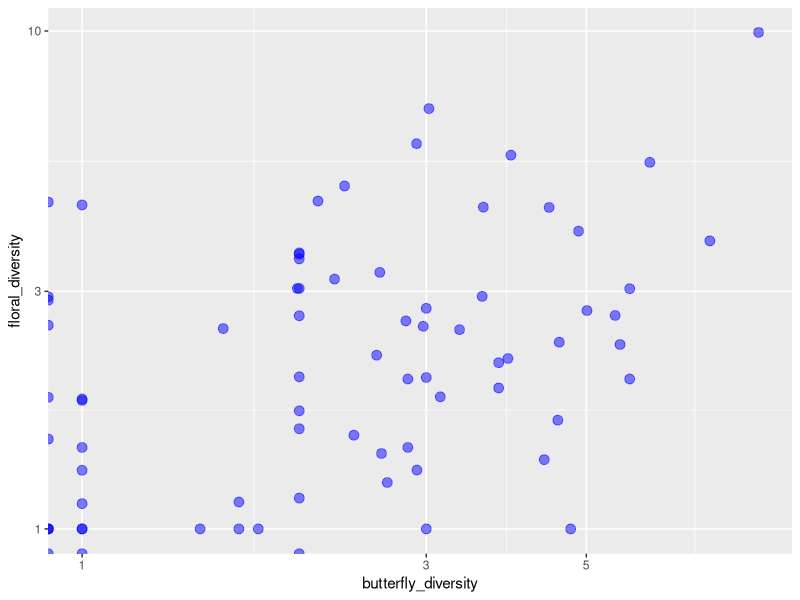
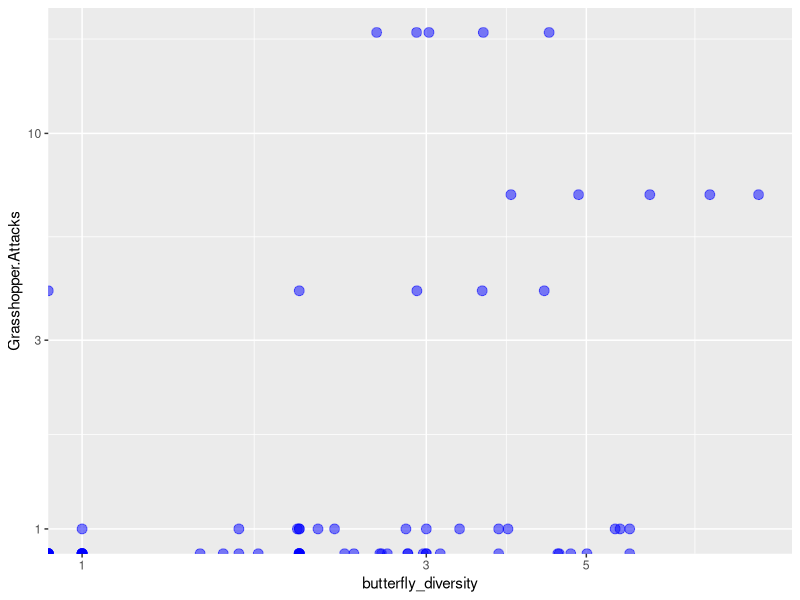
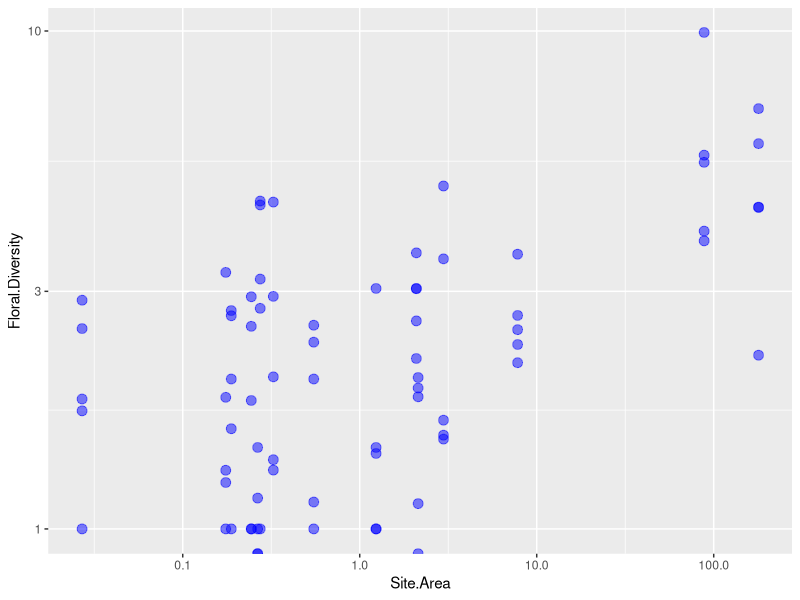
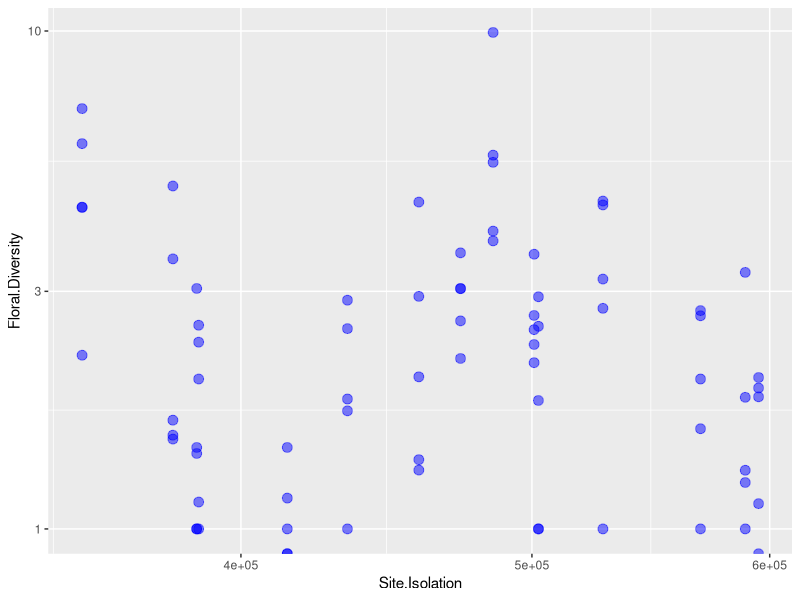
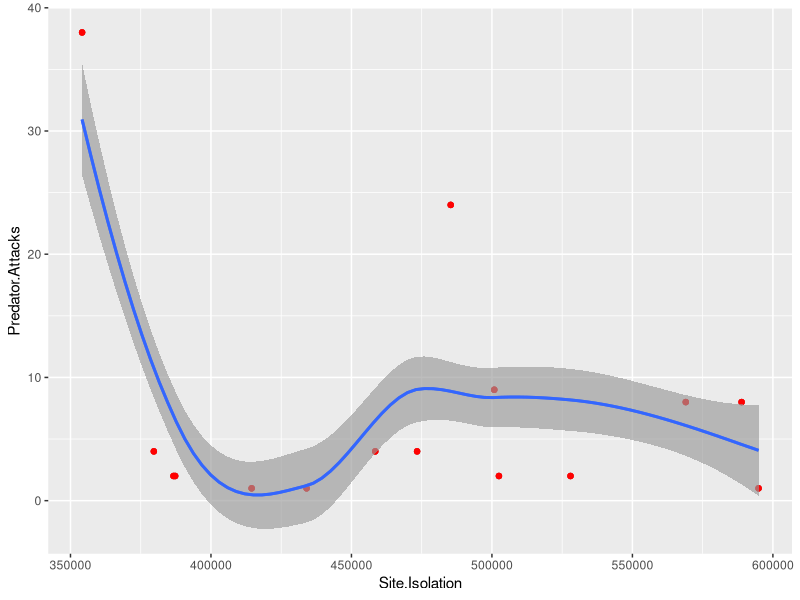
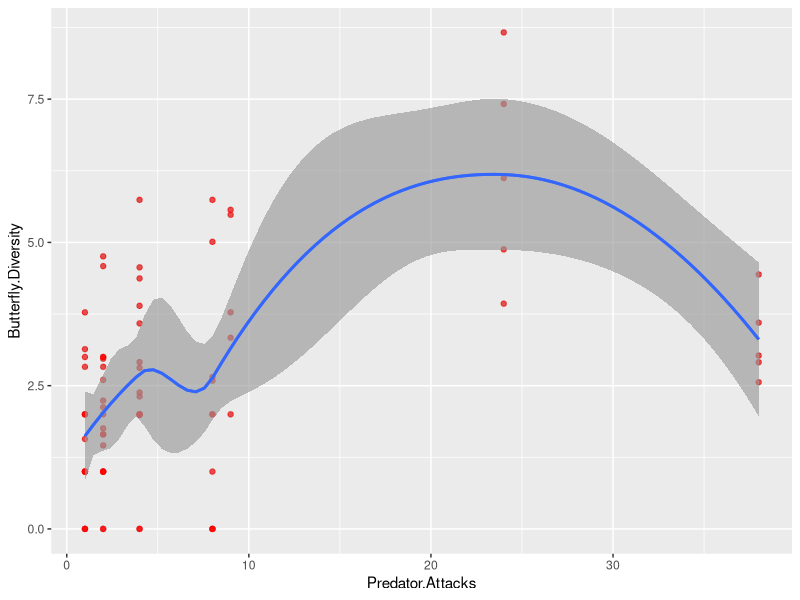
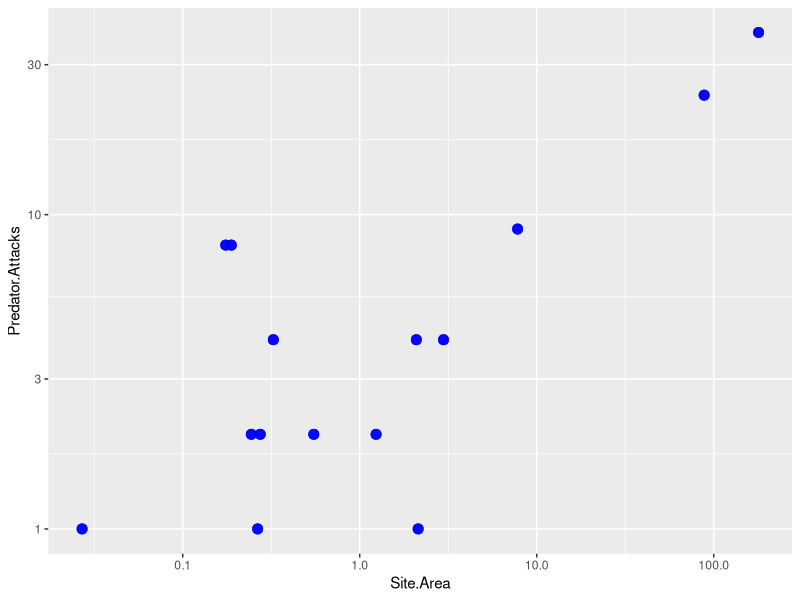
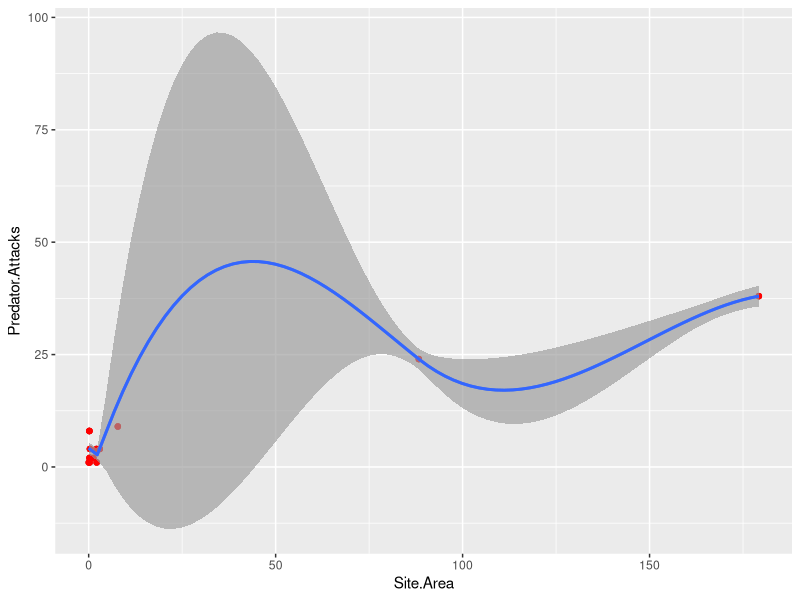

Recreate these plots in R, in order.
## ---- chunk 1
knitr::opts_chunk$set(
  collapse = TRUE,
  comment = "#>"
)
library(dplyr)
## ---- chunk 2
diversity <- read.csv(file = "../data-raw/Dryad_Data.csv")
head(diversity)
## ---- chunk 3
butterfly_diversity <- diversity$Butterfly.Diversity 
floral_diversity <- diversity$Floral.Diversity
butterfly_richness <- diversity$Butterfly.Richness
head(butterfly_diversity)
str(butterfly_diversity)
## ---- chunk 4
cor(diversity$Butterfly.Diversity, diversity$Floral.Diversity) #Positive Correlation
## ---- chunk 5
library(ggplot2)

ggplot(data = diversity, mapping = aes(x = butterfly_diversity, y = floral_diversity)) +
geom_point(size = 3, color = "blue", alpha = 0.5) +
scale_y_log10() +
scale_x_log10()
## ---- chunk 6
cor(diversity$Butterfly.Diversity, diversity$Grasshopper.Attacks) # Low Correlation

## ---- chunk 7
ggplot(data = diversity, mapping = aes(x = butterfly_diversity, y = Grasshopper.Attacks)) +
geom_point(size = 3, color = "blue", alpha = 0.5) +
scale_y_log10() +
scale_x_log10()
## ---- chunk 8
butterfly_test <- subset(diversity, select=c(Butterfly.Diversity, Floral.Diversity, Butterfly.Richness, Floral.Richness))
str(butterfly_test)
## ---- chunk 9
cor(diversity$Site.Area, diversity$Floral.Diversity) #positive correlation
## ---- chunk 10
ggplot(data = diversity, mapping = aes(x = Site.Area, y = Floral.Diversity)) +
geom_point(size = 3, color = "blue", alpha = 0.5) +
scale_y_log10() +
scale_x_log10()
## ---- chunk 11
cor(diversity$Site.Isolation, diversity$Floral.Diversity) #negative correlation
## ---- chunk 12
ggplot(data = diversity, mapping = aes(x = Site.Isolation, y = Floral.Diversity)) +
geom_point(size = 3, color = "blue", alpha = 0.5) +
scale_y_log10() +
scale_x_log10()
## ---- chunk 13
cor(diversity$Site.Isolation, diversity$Predator.Attacks) #negative correlation
## ---- chunk 14
ggplot(data = diversity, mapping = aes(x = Site.Isolation, y = Predator.Attacks), color = "gray", alpha = 0.5) +
  geom_point(color = "gray") +
  geom_point(data = diversity, mapping = aes(x = Site.Isolation, y = Predator.Attacks), color = "red", alpha = 0.6) +
  geom_smooth() +
geom_smooth(data = diversity, mapping = aes(x = Site.Isolation, y = Predator.Attacks))
## ---- chunk 15
cor(diversity$Butterfly.Diversity, diversity$Predator.Attacks) #positive correlation

## ---- chunk 16
ggplot(data = diversity, mapping = aes(x = Predator.Attacks, y = Butterfly.Diversity), color = "gray", alpha = 0.5) +
  geom_point(color = "gray") +
  geom_point(data = diversity, mapping = aes(x = Predator.Attacks, y = Butterfly.Diversity), color = "red", alpha = 0.6) +
  geom_smooth() +
geom_smooth(data = diversity, mapping = aes(x = Predator.Attacks, y = Butterfly.Diversity))
## ---- chunk 17
cor(diversity$Site.Area, diversity$Predator.Attacks) #Positive Correlation

## ---- chunk 18
ggplot(data = diversity, mapping = aes(x = Site.Area, y = Predator.Attacks)) +
geom_point(size = 3, color = "blue", alpha = 0.5) +
scale_y_log10() +
scale_x_log10()
## ---- chunk 19
ggplot(data = diversity, mapping = aes(x = Site.Area, y = Predator.Attacks), color = "gray", alpha = 0.5) +
  geom_point(color = "gray") +
  geom_point(data = diversity, mapping = aes(x = Site.Area, y = Predator.Attacks), color = "red", alpha = 0.6) +
  geom_smooth() +
geom_smooth(data = diversity, mapping = aes(x = Site.Area, y = Predator.Attacks))
